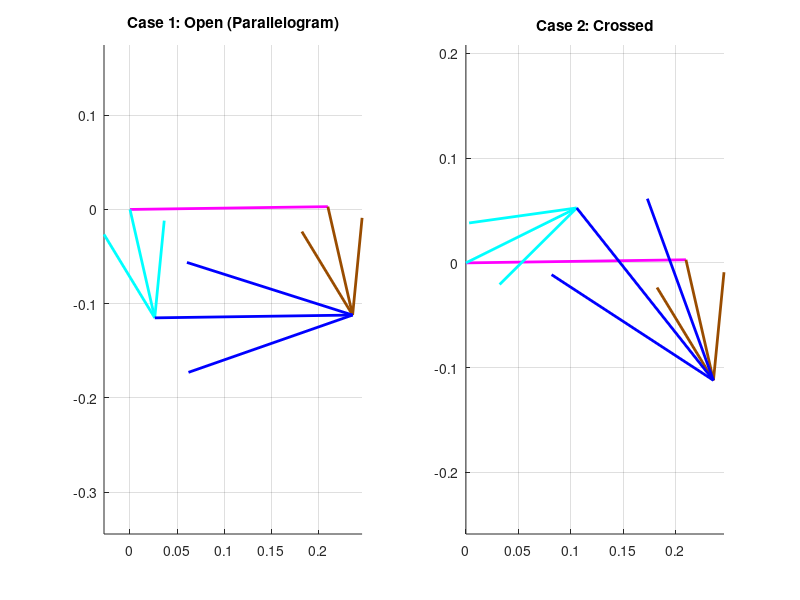

Write MATLAB code to recreate this figure.
clear all
close all
clc

% ==========================================
% 1. PARAMETERS & INPUT
% ==========================================
L1 = 0.210; % Ground (Pink)
L2 = 0.118; % Crank (Cyan) - Output
L3 = 0.210; % Coupler (Blue)
L4 = 0.118; % Rocker (Brown) - Input

d = L1;
a = L2;
b = L3;
c = L4;

theta4_deg = 102.05; 
offset_deg = 0.81;
offset = deg2rad(offset_deg);

% ==========================================
% 2. CALCULATION (Inverted Local Frame)
% ==========================================

q_in = deg2rad(theta4_deg); % Local Input (relative to O4->O2)

% Constants for Inverted Calculation (Link 4 is Crank, Link 2 is Rocker)
% a_calc = c (L4), c_calc = a (L2)
K1 = d/c;
K2 = d/a;
K3 = (c^2 - b^2 + a^2 + d^2)/(2*c*a);
K4 = d/b;
K5 = (a^2 - d^2 - c^2 - b^2)/(2*c*b);

% Coefficients
A = cos(q_in) - K1 - K2*cos(q_in) + K3;
B = -2*sin(q_in);
C = K1 - (K2+1)*cos(q_in) + K3;

D_val = cos(q_in) - K1 + K4*cos(q_in) + K5;
E_val = -2*sin(q_in);
F_val = K1 + (K4-1)*cos(q_in) + K5;

% Solve Quadratic Roots
det_AC = sqrt(B^2 - 4*A*C);
det_DF = sqrt(E_val^2 - 4*D_val*F_val);

% --- Calculate Local Angles ---
% Case 1: Open (-sqrt)
q2_loc_1 = 2*atan2((-B - det_AC), (2*A));
q3_loc_1 = 2*atan2((-E_val - det_DF), (2*D_val));

% Case 2: Crossed (+sqrt)
q2_loc_2 = 2*atan2((-B + det_AC), (2*A));
q3_loc_2 = 2*atan2((-E_val + det_DF), (2*D_val));

% ==========================================
% 3. TRANSFORM TO GLOBAL (Rotate +180)
% ==========================================

% Input (Brown)
T4_Global = q_in + pi + offset;

% Case 1 (Open)
T2_Open = q2_loc_1 + pi + offset;
T3_Open = q3_loc_1 + pi + offset;

% Case 2 (Crossed)
T2_Cross = q2_loc_2 + pi + offset;
T3_Cross = q3_loc_2 + pi + offset;

% ==========================================
% 4. VECTOR CONSTRUCTION & PLOTTING
% ==========================================
% Global Rotation
Rot = exp(1i * offset);

% Ground (Pink) - Fixed at O2-O4
% Note: In Global, Ground is vector from O2(0,0) to O4
R1 = d * exp(1i * offset); 

% Function to plot
figure(1); clf;

% --- SUBPLOT 1: Case 1 (Open) ---์
R2_Op = a * exp(1i * T2_Open);       % Cyan (Link 2)
R4_Op = c * exp(1i * T4_Global);     % Brown (Link 4) from O4
% Link 3 
vec_B_Op = R1 + R4_Op; %  Link 4 (จุด B)
vec_A_Op = R2_Op;      % Link 2 (จุด A)
R3_Op = vec_B_Op - vec_A_Op;

subplot(1,2,1); hold on; grid on; axis equal;
title('Case 1: Open (Parallelogram)');
% Plot
plot([0 real(R1)], [0 imag(R1)], 'm-', 'LineWidth', 2); % Pink (Ground)
quiver(0, 0, real(R2_Op), imag(R2_Op), 0, 'c', 'LineWidth', 2, 'MaxHeadSize',0.5); % Cyan
quiver(real(R1), imag(R1), real(R4_Op), imag(R4_Op), 0, 'Color',[0.6 0.3 0], 'LineWidth', 2, 'MaxHeadSize',0.5); % Brown
quiver(real(R2_Op), imag(R2_Op), real(R3_Op), imag(R3_Op), 0, 'b', 'LineWidth', 2, 'MaxHeadSize',0.5); % Blue

% --- SUBPLOT 2: Case 2 (Crossed) ---
% สร้างเวกเตอร์
R2_Cr = a * exp(1i * T2_Cross);       % Cyan (Link 2)
R4_Cr = c * exp(1i * T4_Global);      % Brown (Link 4)
% Link 3 เชื่อมปลาย
vec_B_Cr = R1 + R4_Cr;
vec_A_Cr = R2_Cr;
R3_Cr = vec_B_Cr - vec_A_Cr;

subplot(1,2,2); hold on; grid on; axis equal;
title('Case 2: Crossed');
% Plot
plot([0 real(R1)], [0 imag(R1)], 'm-', 'LineWidth', 2); % Pink (Ground)
quiver(0, 0, real(R2_Cr), imag(R2_Cr), 0, 'c', 'LineWidth', 2, 'MaxHeadSize',0.5); % Cyan
quiver(real(R1), imag(R1), real(R4_Cr), imag(R4_Cr), 0, 'Color',[0.6 0.3 0], 'LineWidth', 2, 'MaxHeadSize',0.5); % Brown
quiver(real(R2_Cr), imag(R2_Cr), real(R3_Cr), imag(R3_Cr), 0, 'b', 'LineWidth', 2, 'MaxHeadSize',0.5); % Blue

% Display Check
disp('=======================================');
disp(' (Case 2: Crossed)');
disp('=======================================');
disp(['Cyan Angle : ', num2str(rad2deg(T2_Cross))]);
disp(['Brown Angle : ', num2str(rad2deg(T4_Global))]);
